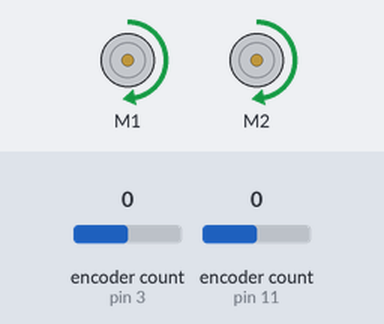
This sketch was run on a simulated Arduino Uno, built with avr-gcc and run on an emulated ATmega328P. On the bench: 2 × DC motor (green arrow = forward, orange = backward, longer = faster). The inputs (shaded band) are chosen by the test bench; at power-on: encoder count (sensors on pin 3, pin 11) 0. What the sketch prints to the serial monitor is not drawn.

Above: at 0.8 s.
0.9 s: encoder count (sensor on pin 3) set to -1
3.9 s: encoder count (sensor on pin 11) set to -1
Timing chart, 0 to 6.9 s (numbered marks = the images above; inputs shaded):
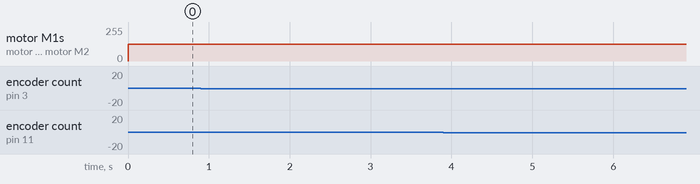

Measured:
- after the input at 0.9 s, every drawn part: stays the same
- after the input at 3.9 s, every drawn part: stays the same

The sketch:

MoveStraight.ino
```cpp
#include <DualVNH5019MotorShield.h>
#include <Wire.h>
#include <Encoder.h>
#include <math.h>

int masterspeed = 200;
int slavespeed = 200;

//float preDistance;

DualVNH5019MotorShield motor;

Encoder knobLeft(3, 5);
Encoder knobRight(11, 13);

int left_count = 0;
int right_count = 0;
int LRerror = 0;

int kp = 80; //constant of proportionality
//kp = 80 for speed 400

//wheel radius = 3cm
//wheel circumference = 18.84955cm = 188.5mm
//encoder count per rotation = 2249
//encoder count per mm = 2249 / 188.5mm = 12 counts

void setup()
{
  motor.init();
  //ClearEncoderCount();
  Serial.begin(9600);
  moveStraight(1500);


  Serial.println("Encoder Count Check:");
  Serial.print("Left = ");
  Serial.print(knobLeft.read());
  Serial.print(", Right = ");
  Serial.print(knobRight.read());
  Serial.println();
}

void loop()
{
  //checkRight();
}

void moveStraight(int distance)
{
  //distance in mm
  int revolutionNeeded = 12 * distance;

  //slavespeed = masterspeed - 5;

  ClearEncoderCount();

  while(knobLeft.read() < revolutionNeeded)
  {
    Serial.print("RightCount");
    Serial.println(right_count);
    Serial.print("LeftCount");
    Serial.println(left_count);
    //masterspeed = (masterspeed%401);
    //slavespeed = (slavespeed%401);
    motor.setSpeeds(masterspeed, slavespeed);

    GetEncoderCount();
    LRerror = left_count - right_count;
    slavespeed += (LRerror / kp);

   Serial.print("M1 Speed ");
   Serial.println(masterspeed);
   Serial.print("M2 Speed ");
   Serial.println(slavespeed);
    //ClearEncoderCount();
  }
   motor.setSpeeds(0, 0);
}

void GetEncoderCount()
{
  left_count = knobLeft.read();
  right_count = knobRight.read();
}

void ClearEncoderCount()
{
  knobLeft.write(0);
  knobRight.write(0);
  left_count = 0;
  right_count = 0;
}

/*void checkRight()
{
  float curDistance = 12343.85 * pow(analogRead(0),-1.15);
  if (curDistance - preDistance > 3){
     masterspeed = masterspeed * 1.02;
     preDistance = curDistance;
  }
  else if (curDistance - preDistance < -3){
    slavespeed = slavespeed * 1.02;
    preDistance = curDistance;
  }
}*/
```
